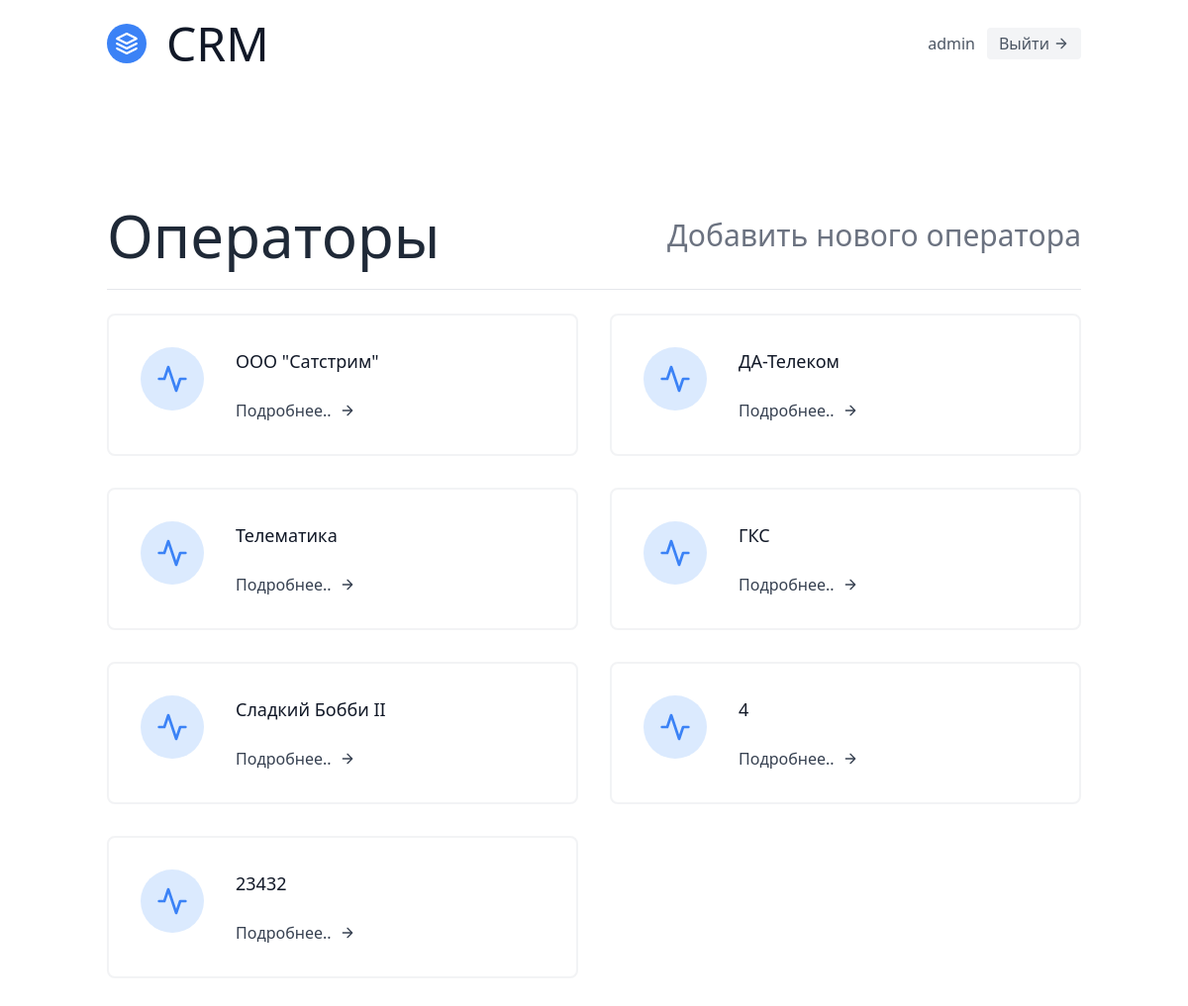
The page /operators/ (signed in) on the database as committed earlier.
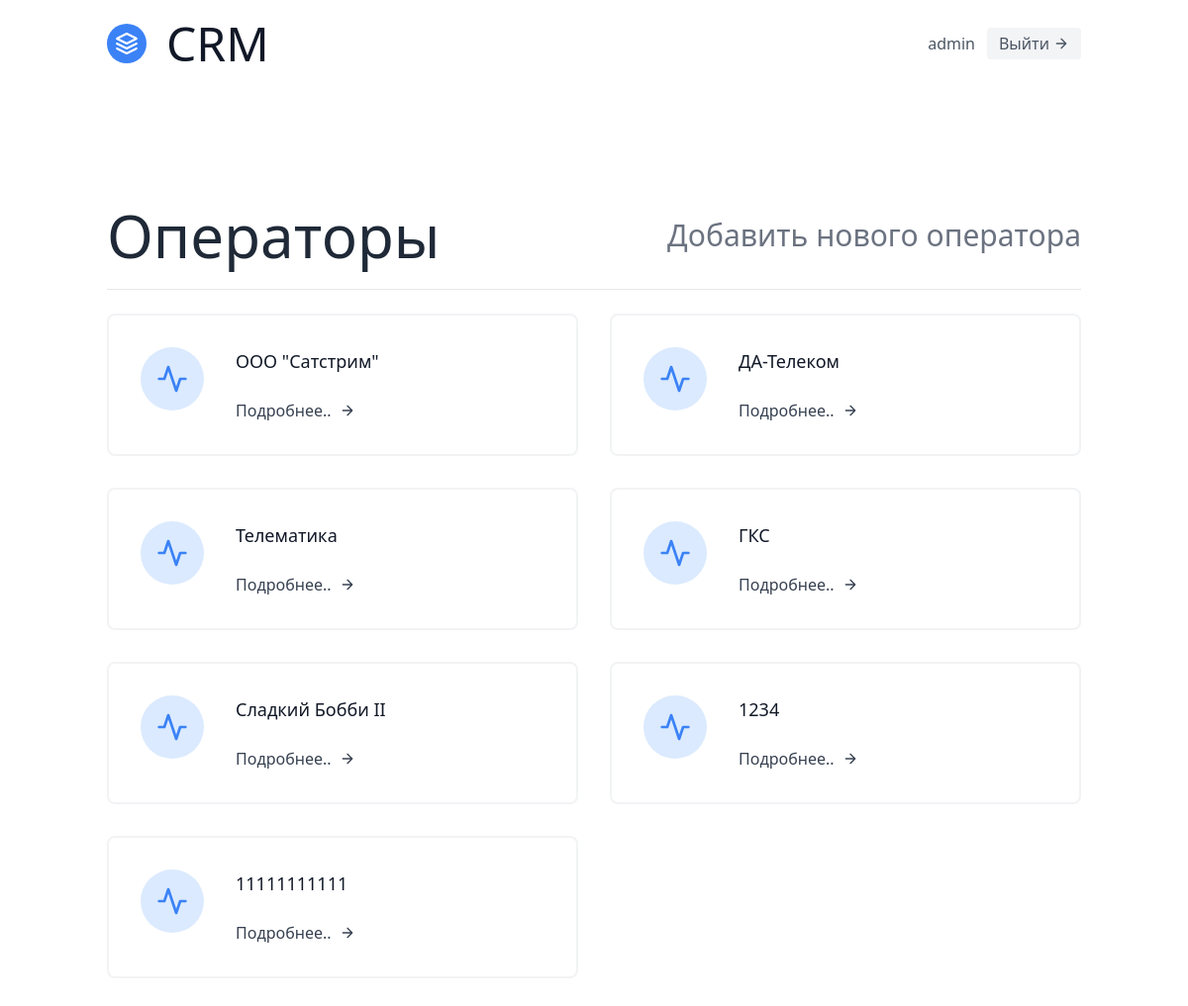
The same page on the database as committed later.
### info/models.py (models this page shows, shortened)
class User(AbstractUser):
	pass

class Operator(models.Model):
	fullname = models.CharField(max_length=256)
	host = models.CharField(max_length=128)
	login = models.CharField(max_length=40)
	password = models.CharField(max_length=50)
	nds = models.IntegerField(null=True)
	proc = models.IntegerField(null=True)
	rod = models.CharField(max_length=256, null=True)
	sogl = models.DateField(auto_now_add=False, default=date.today, null=True)
	sogl_date = models.DateField(auto_now_add=False, default=date.today, null=True)
	name = models.CharField(max_length=256, null=True)
	name_podp = models.CharField(max_length=256, null=True)
	inn = models.CharField(max_length=256, null=True)
	proc_case = models.TextField(null=True)
	kpp = models.CharField(max_length=256, null=True)
	id_parent = models.IntegerField(null=True)
	tel = models.CharField(max_length=128, null=True)
	mail = models.CharField(max_length=128, null=True)
	organisation = models.ForeignKey('UserProfile', on_delete=SET_NULL, null=True)
	class Meta:
		verbose_name = 'Оператор'
		verbose_name_plural = 'Операторы'

### info/views.py (the view)
# urls.py: path('operators/', OperatorsListView.as_view(), name='operators_list'),
class OperatorsListView(LoginRequiredMixin, generic.ListView):
	template_name = "info/operators/operators_list.html"
	queryset = Operator.objects.all()
	context_object_name = 'operators'

### templates/info/operators/operators_list.html (shortened to what this page needs)
{% extends 'base.html' %}
{% block main %}
<section class="text-gray-700 body-font">
	<div class="container px-5 py-24 mx-auto flex flex-wrap">
		<div class="w-full mb-6 py-6 flex justify-between items-center border-b border-gray-200">
			<div class="">
				<h1 class="text-6xl text-gray-800">Операторы</h1>
			</div>
			<div class="">
				<a class="text-3xl text-gray-500 hover:text-gray-800" href="{% url 'main:operators_create' %}">Добавить
					нового оператора</a>
			</div>
		</div>
		<div class="flex flex-wrap -m-4">
			{% for operator in operators %}
			<div class="p-4 lg:w-1/2 md:w-full">
				<div class="flex border-2 rounded-lg border-gray-200 border-opacity-50 p-8 sm:flex-row flex-col">
					<div
						class="w-16 h-16 sm:mr-8 sm:mb-0 mb-4 inline-flex items-center justify-center rounded-full bg-blue-100 text-blue-500 flex-shrink-0">
						<svg fill="none" stroke="currentColor" stroke-linecap="round" stroke-linejoin="round" stroke-width="2"
							class="w-8 h-8" viewBox="0 0 24 24">
							<path d="M22 12h-4l-3 9L9 3l-3 9H2"></path>
						</svg>
					</div>
					<div class="flex-grow">
						<h2 class="text-gray-900 text-lg title-font font-medium mb-3">{{ operator.fullname }}</h2>
						<a href="{% url 'main:operators_unique' operator.pk %}"
							class="mt-3 text-darkblue-500 inline-flex items-center hover:text-gray-800">
							Подробнее..
							<svg fill="none" stroke="currentColor" stroke-linecap="round" stroke-linejoin="round"
								stroke-width="2" class="w-4 h-4 ml-2" viewBox="0 0 24 24">
								<path d="M5 12h14M12 5l7 7-7 7"></path>
							</svg>
						</a>
					</div>
				</div>
			</div>
			{% endfor %}
		</div>
	</div>
</section>
{% endblock %}

### templates/base.html (shortened to what this page needs)
{% load static %}
<!DOCTYPE html>
<html lang="en">
	<head>
		<link rel="stylesheet" href="{% static '/css/styles.css' %}">
		<link href="https://unpkg.com/tailwindcss@^2/dist/tailwind.min.css" rel="stylesheet">
	</head>
	<body>
		<div class="max-w-12xl ">
			{% include 'navbar.html' %}
			{% block main %}
			{% endblock %}
		</div>
	</body>
</html>

### templates/navbar.html (shortened to what this page needs)
<header class="text-gray-600 body-font">
	<div class="container mx-auto flex flex-wrap p-5 flex-col md:flex-row items-center">
		<a class="flex title-font font-medium items-center text-gray-900 mb-4 md:mb-0">
			<svg xmlns="http://www.w3.org/2000/svg" fill="none" stroke="currentColor" stroke-linecap="round"
				stroke-linejoin="round" stroke-width="2" class="w-10 h-10 text-white p-2 bg-blue-500 rounded-full"
				viewBox="0 0 24 24">
				<path d="M12 2L2 7l10 5 10-5-10-5zM2 17l10 5 10-5M2 12l10 5 10-5"></path>
			</svg>
			<span class="ml-5 text-5xl">CRM</span>
		</a>
		{% if request.user.is_authenticated %}
		{{request.user.username}}
		<a href="{% url 'logout' %}"
			class="ml-3 inline-flex items-center bg-gray-100 border-0 py-1 px-3 focus:outline-none hover:bg-gray-200 rounded text-base mt-4 md:mt-0">
			Выйти
			<svg fill="none" stroke="currentColor" stroke-linecap="round" stroke-linejoin="round" stroke-width="2"
				class="w-4 h-4 ml-1" viewBox="0 0 24 24">
				<path d="M5 12h14M12 5l7 7-7 7"></path>
			</svg>
		</a>
		{% endif %}
	</div>
</header>

### templates/scripts.html (shortened to what this page needs)
{% load static %}

Rows that differ between the two databases and show on the page:
removed Operator: fullname "4"
removed Operator: fullname "23432"
added Operator: fullname "1234"
added Operator: fullname "11111111111"
